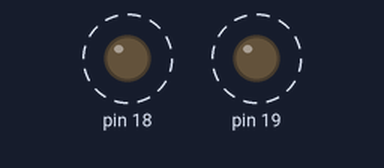
Recording of a sketch running on a simulated Arduino Uno, built with avr-gcc and run on an emulated ATmega328P. Parts: output pins drawn as LEDs (lit = HIGH). Dashed ring = blinking.

Above: at 0.4 s.
Timing chart, 0 to 3.0 s (numbered marks = the images above):
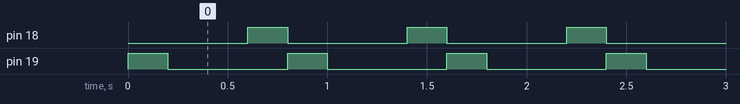

The sketch:

PortMoro.ino
```cpp
unsigned char * const lab_uke_9 = 0x27;
unsigned char * const loeser_seg_selv = 0x28;
unsigned char ballbinge = 0;

void setup()
{
    *lab_uke_9 |= 0xf0;
    Serial.begin(57600);
}

void loop()
{
    *loeser_seg_selv = 1 << 4 + (ballbinge = ++ballbinge % 4), delay(200);
}
```

Measured:
- by itself, pin 18, pin 19: alternates HIGH for 0.20 s and LOW for 0.60 s
- by itself, everything shown: repeats every 0.80 s, in 3 steps
